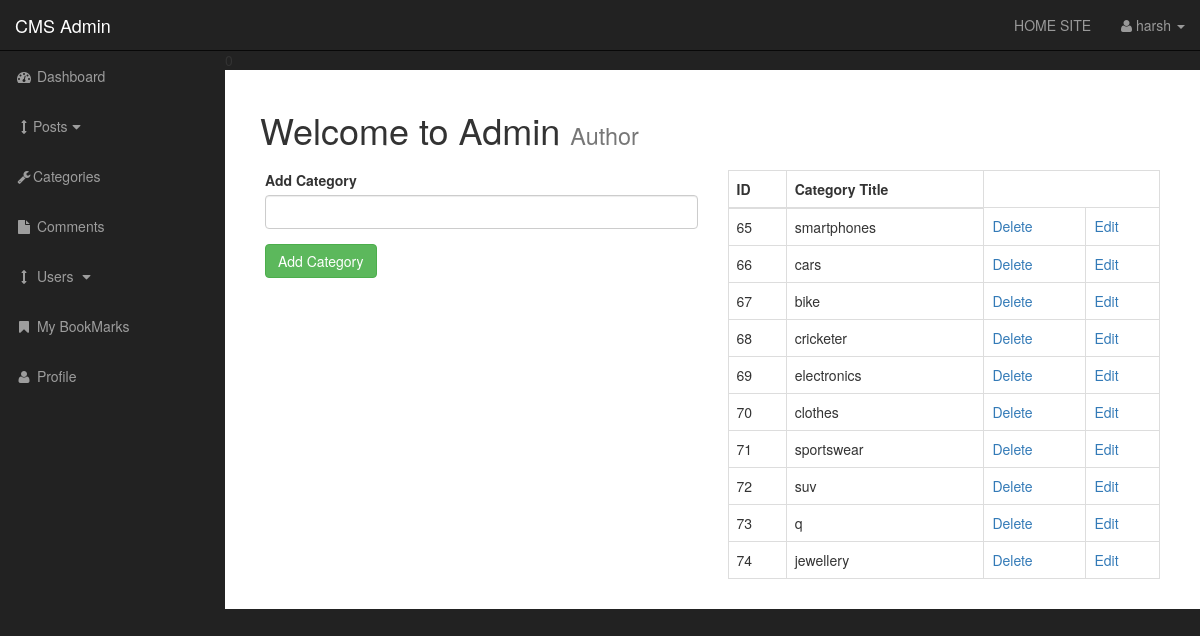
/admin/categories.php (signed in), run on the app's committed database.
### tables this page shows
CREATE TABLE `categories` (
  `cat_id` int(3) NOT NULL,
  `cat_title` varchar(255) NOT NULL
);

### admin/functions.php (the view, shortened to what this page needs)
<?php
function getAllCategories()
{
    global $connection;
                   $query="SELECT * FROM categories ";
                    $select_all_categories=mysqli_query($connection,$query);
                     while($row=mysqli_fetch_assoc($select_all_categories))
                    {
                         $cat_id=$row['cat_id'];
                         $cat_title=$row['cat_title'];
                         echo "<tr>";
                         echo "<td>{$cat_id}</td>";
                         echo "<td>{$cat_title}</td>";
                         echo "<td><a href='categories.php?delete={$cat_id}'>Delete</a></td>";
                         echo "<td><a href='categories.php?edit={$cat_id}'>Edit</a></td>";
                         echo "</tr>";
                     }
}
?>

### admin/css/sb-admin.css (style rules this page uses)
body { margin-top: 100px; background-color: #222; }
@media (min-width:768px) { body { margin-top: 50px; } }

### data on the page
categories: cat_id "65", cat_title "smartphones"
categories: cat_id "66", cat_title "cars"
categories: cat_id "67", cat_title "bike"
categories: cat_id "68", cat_title "cricketer"
categories: cat_id "69", cat_title "electronics"
categories: cat_id "70", cat_title "clothes"
categories: cat_id "71", cat_title "sportswear"
categories: cat_id "72", cat_title "suv"
categories: cat_id "73", cat_title "q"
categories: cat_id "74", cat_title "jewellery"

### other printed values
$_SESSION['username'] "harsh"
